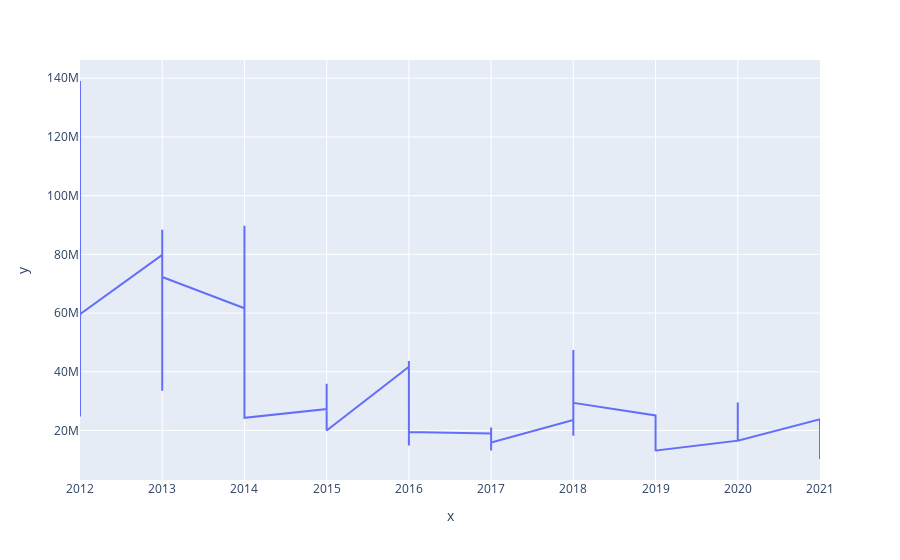

This figure's notebook cell:
### Code cell
#sns.lineplot(x=fb_merge["Month"],y=fb_merge["Volume"])
fig = px.line(x = fb_merge.index,y=fb_merge["Volume"])
fig.show()
